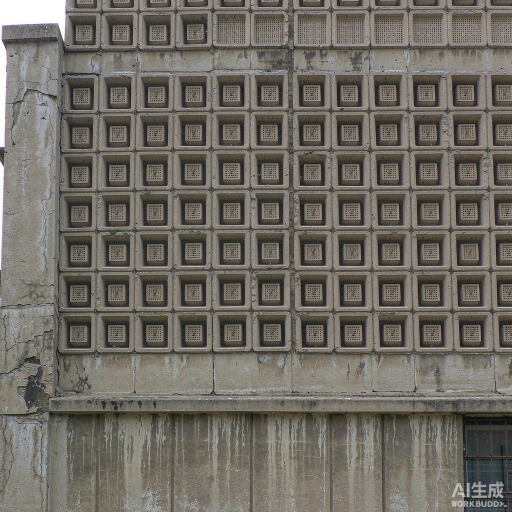
#> input picture assets/raw/Straight_on_orthographic_photo_2026-11-19T23-34-08.png, 1024 x 1024 px (shown at 1/2 size); its folder holds only this picture in this run
$ python prep_samples.py
#> lines starting #> are read from the running program, lines starting #| are printed output that depends on the picture
"""把生成的三张构件照片裁掉右下角水印、缩到 900 宽，存进构件库。
   水印位置固定在右下角（"AI生成 / WORKBUDDY"），统一裁掉底部 82px。"""
import os
import glob
import numpy as np
import cv2

RAW = "assets/raw"
OUT = "assets/samples"
os.makedirs(OUT, exist_ok=True)

plan = [
    ("*23-34-08.png", "06--混凝土花格窗", "老厂房立面的混凝土镂空花格，方孔阵列"),
    ("*23-34-26.png", "07--铸铁栏杆", "五十年代厂区楼梯的铸铁栏杆，卷草与圆环"),
    ("*23-34-44.png", "08--错缝红砖墙", "红砖错缝砌法，砂浆风化"),
]

for pat, name, note in plan:
    files = sorted(glob.glob(os.path.join(RAW, pat)))
    if not files:
        print("MISS", pat)
        continue
    im = cv2.imread(files[0])
#> im is the input picture: shape (1024, 1024, 3); mean B, G, R 99.2, 107, 111.1
    h, w = im.shape[:2]
#> h = 1024; w = 1024
    im = im[: h - 82, :]  # 去水印
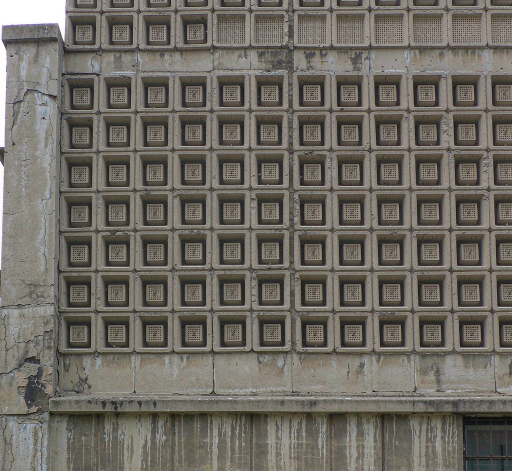
#> im: shape (942, 1024, 3) (shown at 1/2 size); mean B, G, R 98.2, 105.8, 110
    scale = 900.0 / w
#> scale = 0.879
    im = cv2.resize(im, (900, int(round(im.shape[0] * scale))), interpolation=cv2.INTER_AREA)
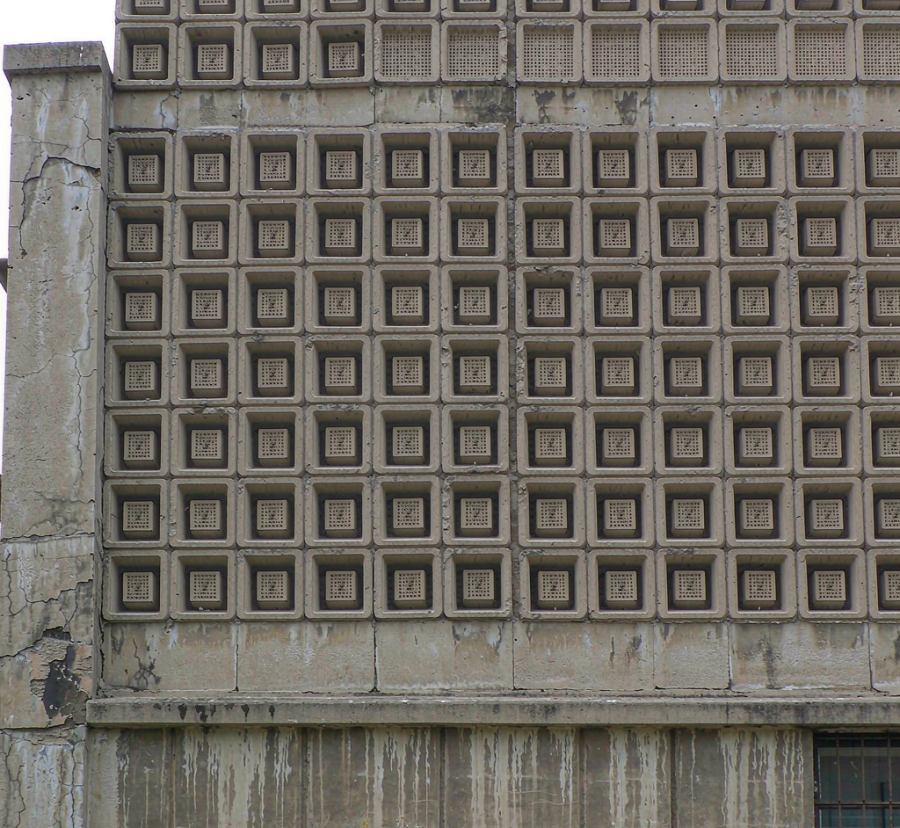
#> im: shape (828, 900, 3); mean B, G, R 98.2, 105.8, 110
    dst = os.path.join(OUT, name + ".png")
    ok, buf = cv2.imencode(".png", im)
    if not ok:
        raise SystemExit("encode fail " + dst)
    buf.tofile(dst)
    print("ok", dst, im.shape[1], "x", im.shape[0], "|", note)
#| ok assets/samples/06--混凝土花格窗.png 900 x 828 | 老厂房立面的混凝土镂空花格，方孔阵列
